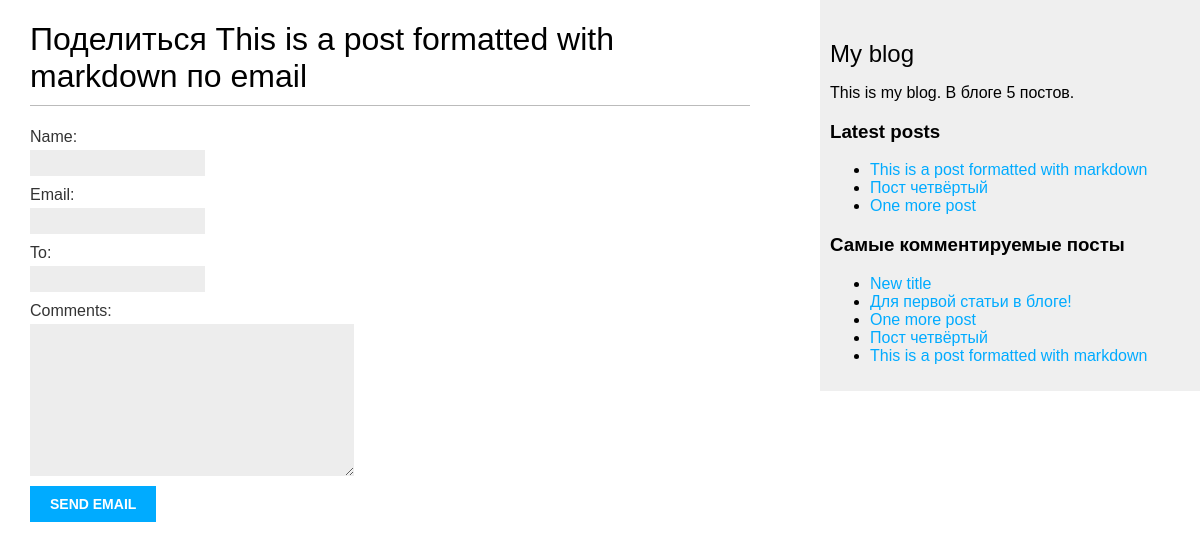
/blog/5/share/, run on the app's committed database.
### blog/models.py (models this page shows, shortened)
class Post(models.Model):
    STATUS_CHOICES = (
        ('draft', 'Draft'),
        ('published', 'Published'),
    )
    title = models.CharField(max_length=250)
    slug = models.SlugField(max_length=250, unique_for_date='publish')
    author = models.ForeignKey(User, on_delete=models.CASCADE, related_name='blog_posts')
    body = models.TextField()
    publish = models.DateTimeField(default=timezone.now)
    created = models.DateTimeField(auto_now_add=True)
    updated = models.DateTimeField(auto_now=True)
    status = models.CharField(max_length=10, choices=STATUS_CHOICES, default='draft')
    objects = models.Manager()  # Менеджер по умолчанию.
    published = PublishedManager()  # Новый менеджер.
    tags = TaggableManager()
    class Meta:
        ordering = ('-publish',)
    def get_absolute_url(self):
        return reverse(
            'blog:post_detail', args=[self.publish.year, self.publish.month, self.publish.day, self.slug]
        )

### blog/views.py (the view)
# urls.py: path('<int:post_id>/share/', views.post_share, name='post_share'),
def post_share(request, post_id):
    post = get_object_or_404(Post, id=post_id, status='published')
    sent = False
    if request.method == 'POST':
        form = EmailPostForm(request.POST)
        if form.is_valid():
            cd = form.cleaned_data
            post_url = request.build_absolute_uri(post.get_absolute_url())
            subject = '{} ({}) recommends you reading "{}"'.format(cd['name'], cd['email'], post.title)
            message = 'Read "{}" at {}\n\n{}\'s comments: {}'.format(post.title, post_url, cd['name'], cd['comments'])
            send_mail(subject, message, 'admin@myblog.com', [cd['to']])
            sent = True
    else:
        form = EmailPostForm()
    return render(request, 'blog/post/share.html', {'post': post, 'form': form, 'sent': sent})

### blog/forms.py
class EmailPostForm(forms.Form):
    name = forms.CharField(max_length=25)
    email = forms.EmailField()
    to = forms.EmailField()
    comments = forms.CharField(required=False, widget=forms.Textarea)

### blog/models.py (called while the page is built)
    def get_queryset(self):
        return super().get_queryset().filter(status='published')

### blog/templatetags/blog_tags.py (called while the page is built)
@register.simple_tag
def total_posts():
    return Post.published.count()

@register.inclusion_tag('blog/post/latest_posts.html')
def show_latest_posts(count=5):
    latest_posts = Post.published.order_by('-publish')[:count]
    return {'latest_posts': latest_posts}

@register.simple_tag
def get_most_commented_posts(count=5):
    return Post.published.annotate(total_comments=Count('comments')).order_by('-total_comments')[:count]

### blog/templates/blog/post/share.html (shortened to what this page needs)
{% extends "blog/base.html" %}
{% block content %}
    {% if sent %}
        <h1>Email успешно отправлен</h1>
        <p>"{{ post.title }}" успешно отправлен {{ form.cleaned_data.to }}.</p>
    {% else %}
        <h1>Поделиться {{ post.title }} по email</h1>
        <form action="." method="post">
            {% for field in form %}
                <div>
                    {{ field.label_tag }} {{ field }}
                </div>
            {% endfor %}
            <input type="submit" value="Send email">
        </form>
    {% endif %}
{% endblock %}

### blog/templates/blog/base.html (shortened to what this page needs)
<!DOCTYPE html>
{% load blog_tags %}
{% load static %}
<html lang="en">
<head>
    <link href='{% static "css/blog.css" %}' rel="stylesheet">
</head>
<body>
    <div id="content">
        {% block content %}{% endblock %}
    </div>
    <div id="sidebar">
        <h2>My blog</h2>
        <p>This is my blog. В блоге {% total_posts %} постов.</p>
        <h3>Latest posts</h3>
        {% show_latest_posts 3 %}
        <h3>Самые комментируемые посты</h3>
        {% get_most_commented_posts as most_commented %}
        <ul>
            {% for post in most_commented %}
                <li><a href="{{ post.get_absolute_url }}">{{ post.title }}</a></li>
            {% endfor %}
        </ul>
    </div>
</body>
</html>

### blog/templates/blog/post/latest_posts.html
<ul>
{% for post in latest_posts %}
<li><a href="{{ post.get_absolute_url }}">{{ post.title }}</a></li>
{% endfor %}
</ul>

### blog/static/css/blog.css (style rules this page uses)
body { margin:0; padding:0; font-family:helvetica, sans-serif; }
a { color:#00abff; text-decoration:none; }
h1 { font-weight:normal; border-bottom:1px solid #bbb; padding:0 0 10px 0; }
h2 { font-weight:normal; margin:30px 0 0; }
#content { float:left; width:60%; padding:0 0 0 30px; }
#sidebar { float:right; width:30%; padding:10px; background:#efefef; height:100%; }
label { float:left; clear:both; color:#333; margin-bottom:4px; }
input, textarea { clear:both; float:left; margin:0 0 10px; background:#ededed; border:0; padding:6px 10px; font-size:12px; }
input[type=submit] { font-weight:bold; background:#00abff; color:#fff; padding:10px 20px; font-size:14px; text-transform:uppercase; }

### data on the page
Post: title "This is a post formatted with markdown"
Post: title "Пост четвёртый"
Post: title "One more post"
Post: title "New title"
Post: title "Для первой статьи в блоге!"

### other printed values
{{ field.label_tag }} "Name:" "Email:" "To:" "Comments:"
